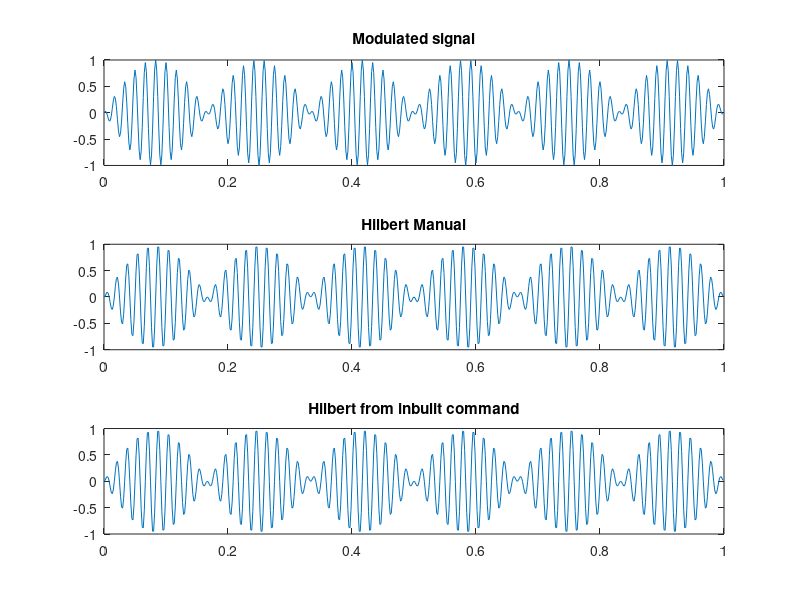
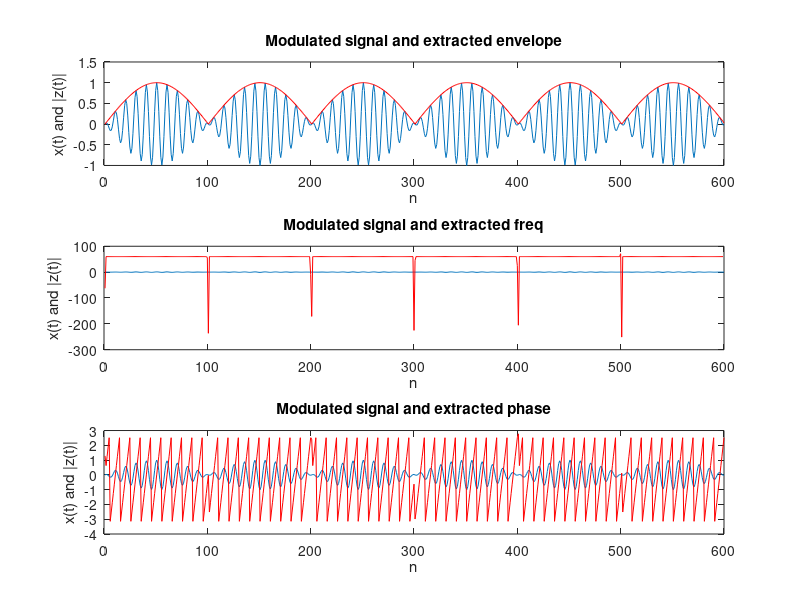

The MATLAB script that drew these images, in order:
clc;
clear all;
close all;

fs = 600; %sampling frequency in Hz
t = 0:1/fs:1-1/fs; %time base
a_t = sin(2.0*pi*3.0*t) ; %information signal
fc = 60;
N = fs;
x = ammod(a_t,fc,fs);

subplot(3,1,1);plot(t,x); %Modulated Signal
title('Modulated signal');

% for k=0:N-1
%     for n=0:N-1
%         y(n+1) = (x(n+1).*exp((-2*pi/N)*1j*n*k));
%     end
%     X(k+1) = sum(y);
%     clear y;
%     clear k;
% end

w=0:1:200*pi;
n=0:N-1;
for p=1:length(w)
    X(p)=exp((-2*pi/N)*1j*n*w(p))*(x');
end

for k=0:floor((length(w)/2)-1)
    X_h(k+1) = -j*X(k+1);
end

for k=floor((length(w)/2)-1)+1:length(w)-1
    X_h(k+1) = j*X(k+1);
end  

% for n=0:N-1
%     for k=0:N-1
%         y(k+1) = (X_h(k+1).*exp((2*pi/N)*1j*n*k));
%     end
%     x_h(n+1) = sum(y)/N;
%     z(n+1) = x(n+1) + j*x_h(n+1);
%     clear y;
%     clear k;
% end

for p=1:length(n)
    x_h(p)=exp((2*pi/N)*1j*n(p)*w)*(X_h')/N;
    z(p) = x(p) + j*x_h(p);
end

subplot(3,1,2); plot(t,(x_h)); % hilbert manual
title('Hilbert Manual');

hilbert_z = hilbert(x);
subplot(3,1,3); plot(t, (imag(hilbert_z)));  % hilbert_z from inbulit command
title('Hilbert from inbulit command');

inst_amplitude = abs(z); %envelope extraction
inst_phase = unwrap(angle(z));%inst phase
inst_freq = diff(inst_phase)/(2*pi)*fs;%inst frequency

figure();
subplot(3,1,1); 
plot(x);
hold on;
plot(inst_amplitude,'r'); %overlay the extracted envelope
title('Modulated signal and extracted envelope'); xlabel('n'); ylabel('x(t) and |z(t)|');

subplot(3,1,2);
plot(x);
hold on;
plot(inst_freq,'r'); %overlay the extracted envelope
title('Modulated signal and extracted freq'); xlabel('n'); ylabel('x(t) and |z(t)|');

subplot(3,1,3);
plot(x);
hold on;
plot(angle(z),'r'); %overlay the extracted envelope
title('Modulated signal and extracted phase'); xlabel('n'); ylabel('x(t) and |z(t)|');